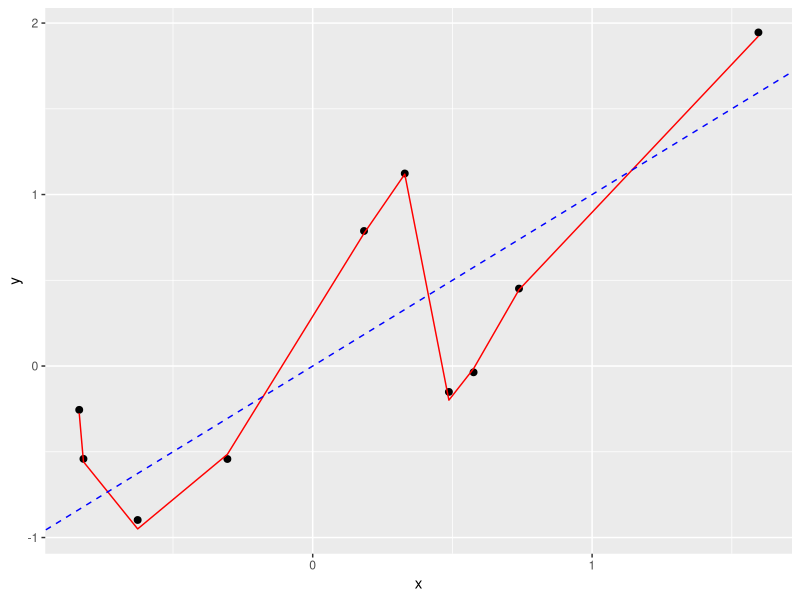
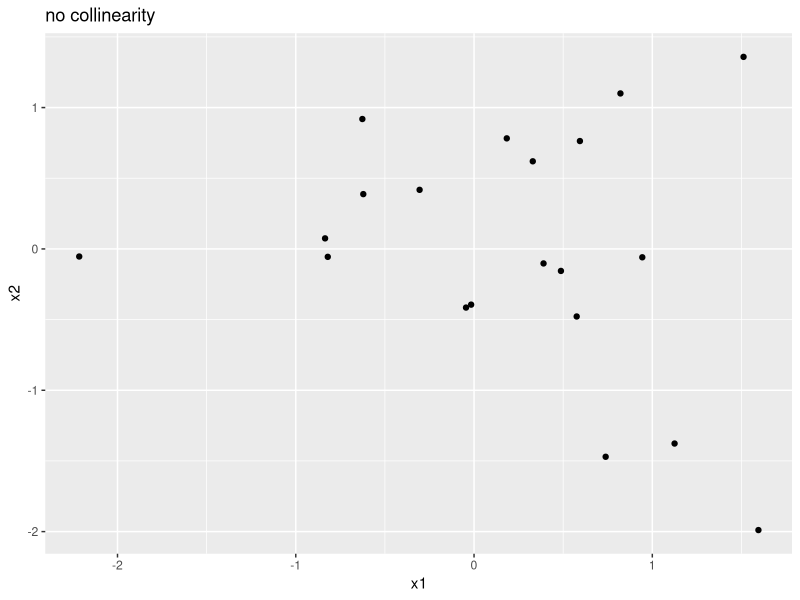
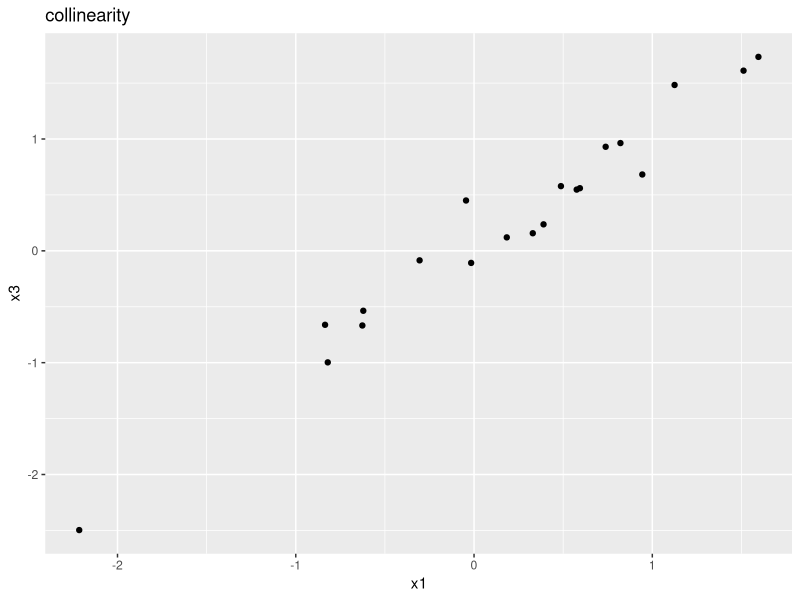
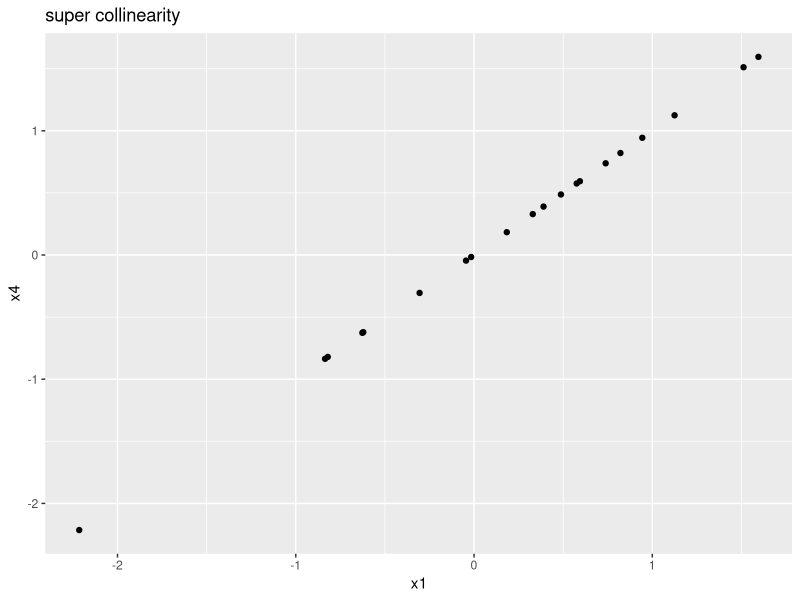

Write the R code that produced these figures, in order. (Note: this script raises an error after producing the figures.)
## ---- chunk 1
knitr::opts_chunk$set(echo = TRUE,results="hide",warning=FALSE)
## ---- chunk 2
library(caret)
library(glmnet)
library(tidyverse)
## ---- chunk 3
set.seed(1)
n <- 10
p <- 9
beta <- c(1,rep(0,p-1))

# simulate covariates
x <- matrix(rnorm(n*p),n,p)
y <- x%*%beta+rnorm(n,sd=0.5)

# lm
fit <- lm(y~0+x)
summary(fit)
coef(fit)
## ---- chunk 4
t.d <-data.frame(x=x[,1],y=y,yhat=predict(fit)) 
t.d%>%
  ggplot(.,aes(x=x))+
  geom_point(aes(y=y),size=2)+
  geom_line(aes(y=yhat),col="red")+
  geom_abline(yintercept=0,xintercept=1,col="blue",lty=2)
## ---- chunk 5
set.seed(1)
n <- 20
x1 <- rnorm(n)
x2 <- rnorm(n)
x3 <- x1+rnorm(n,sd=0.25)
x4 <- x1
y <- 2*x1+rnorm(n)
dat <- data.frame(y,x1,x2,x3,x4)
## ---- chunk 6
dat%>%
  ggplot(.,aes(x=x1,y=x2))+
  geom_point()+
  ggtitle("no collinearity")

dat%>%
  ggplot(.,aes(x=x1,y=x3))+
  geom_point()+
  ggtitle("collinearity")

dat%>%
  ggplot(.,aes(x=x1,y=x4))+
  geom_point()+
  ggtitle("super collinearity")
## ---- chunk 7
set.seed(1)
summary(lm(y~x1+x2,data=dat))
summary(lm(y~x1+x3,data=dat))
summary(lm(y~x1+x4,data=dat))
## ---- chunk 8
x <- as.matrix(dat[,-1])
det(t(x)%*%x)
## ---- chunk 9
xtx <- t(xtest)%*%xtest
det(xtx)
#solve(txt)
## ---- chunk 10
set.seed(1)
n <- 20
p <- 15
# simulate covariates
x_train <- matrix(rnorm(n*p),n,p)
x_test <- matrix(rnorm(n*p),n,p)

# simulate outcome
beta0 <- 0
beta <- c(2,0,0,0,2,rep(0,p-5))
y_train <- beta0+x_train%*%beta+rnorm(n,sd=1)
y_test <- beta0+x_test%*%beta+rnorm(n,sd=1)

# train and test data as data.frames
data_train <- data.frame(cbind(y_train,x_train))
colnames(data_train) <- c("y",paste0("x",1:ncol(x_train)))
data_test <- data.frame(cbind(y_test,x_test))
colnames(data_test) <- c("y",paste0("x",1:ncol(x_train)))
## ---- chunk 11
fit1 <- lm(y~.,data=data_train)
fit2 <- lm(y~x10+x11+x12+x13+x14+x15,data=data_train)
fit3 <- lm(y~x1+x2+x3+x4+x5,data=data_train)
fit4 <- lm(y~x1,data=data_train)
## ---- chunk 12
res <- data.frame(
  LearningRule=c("LR1","LR2","LR3","LR4")
  )
res$AIC <- res$BIC <- res$LOOCV <- res$RSStrain <- res$RSStest <- NA
res$AIC <- c(AIC(fit1),AIC(fit2),AIC(fit3),AIC(fit4))
res$BIC <- c(BIC(fit1),BIC(fit2),BIC(fit3),BIC(fit4))

library(caret)
res$LOOCV[1] <- train(formula(fit1), data = data_train, 
             method = "lm",
             trControl = trainControl(method = "LOOCV"))$results$RMSE
res$LOOCV[2] <- train(formula(fit2), data = data_train, 
             method = "lm",
             trControl = trainControl(method = "LOOCV"))$results$RMSE
res$LOOCV[3] <- train(formula(fit3), data = data_train, 
             method = "lm",
             trControl = trainControl(method = "LOOCV"))$results$RMSE
res$LOOCV[4] <- train(formula(fit4), data = data_train, 
             method = "lm",
             trControl = trainControl(method = "LOOCV"))$results$RMSE

res$RSStrain[1] <- mean((data_train$y-predict(fit1))^2)
res$RSStrain[2] <- mean((data_train$y-predict(fit2))^2)
res$RSStrain[3] <- mean((data_train$y-predict(fit3))^2)
res$RSStrain[4] <- mean((data_train$y-predict(fit4))^2)

res$RSStest[1] <- mean((data_test$y-predict(fit1,newdata=data_test))^2)
res$RSStest[2] <- mean((data_test$y-predict(fit2,newdata=data_test))^2)
res$RSStest[3] <- mean((data_test$y-predict(fit3,newdata=data_test))^2)
res$RSStest[4] <- mean((data_test$y-predict(fit4,newdata=data_test))^2)


knitr::kable(res,digits = 2)
## ---- chunk 13
tc <- trainControl(method = "cv", number = 10)
fit.forward <- train(y ~., data = data_train,
                     method = "leapForward", 
                     tuneGrid=data.frame(nvmax=1:15),
                     trControl = tc,
                     trace = FALSE
                    )
# nvmax
fit.forward$bestTune
# accuracy
fit.forward$results
# summary of the model
summary(fit.forward$finalModel)
# final model coefficients
coef(fit.forward$finalModel,2)
## ---- chunk 14
fit.ridge.glmnet <-glmnet(x=x_train,y=y_train,alpha=0) 
plot(fit.ridge.glmnet,xvar="lambda",label=TRUE)

## ---- chunk 15
lambda.max <- 10
lambda.min <- 10^{-6}*lambda.max
lambda.grid <- 10^seq(log10(lambda.min),log10(lambda.max),length=100)
fit.ridge<-train(y ~., 
                 data = data_train,
                 method = "glmnet",
                 preProcess = c("center", "scale"),
                 tuneGrid = expand.grid(alpha = 0,lambda=lambda.grid),
                 trControl = tc
) 

#
plot(fit.ridge)
# Best lambda
fit.ridge$bestTune$lambda
# Model coefficients
coef(fit.ridge$finalModel,fit.ridge$bestTune$lambda)
# Make predictions
yhat <- fit.ridge %>% predict(data_test)
## ---- chunk 16
models <- list(forward= fit.forward,ridge = fit.ridge)
resamples(models) %>% summary( metric = "RMSE")
## ---- chunk 17
fit.lasso.glmnet <-glmnet(x=x_train,y=y_train,alpha=1) 
plot(fit.lasso.glmnet,xvar="lambda",label=TRUE)
## ---- chunk 18
lambda.max <- max(abs(t(x_train)%*%y_train))/nrow(x_train)
lambda.min <- 10^{-6}*lambda.max
lambda.grid <- 10^seq(log10(lambda.min),log10(lambda.max),length=100)
fit.lasso<-train(y ~., 
                 data = data_train,
                 method = "glmnet",
                 tuneGrid = expand.grid(alpha = 1,lambda=lambda.grid),
                 trControl = tc
) 

#
plot(fit.lasso)
# Best lambda
fit.lasso$bestTune$lambda
# Model coefficients
coef(fit.lasso$finalModel,fit.lasso$bestTune$lambda)
# Make predictions
yhat <- fit.lasso %>% predict(data_train)
